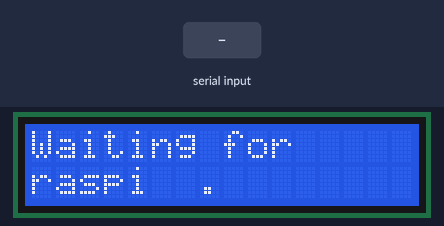
The sketch below on a simulated Arduino Uno, built with avr-gcc and run on an emulated ATmega328P. On the bench: 16×2 character LCD. Inputs (shaded band) come from the test bench. What the sketch prints to the serial monitor is not drawn.

Above: at 1.2 s.
1.3 s: "1" received over Serial
At 3.6 s:
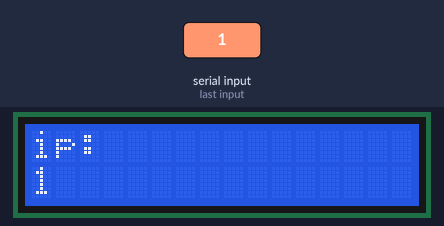
4.0 s: "0" received over Serial
At 5.7 s:
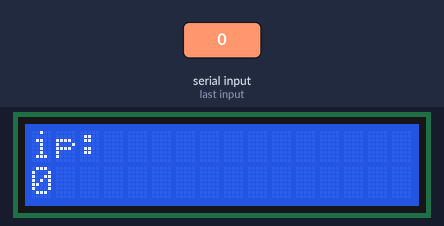
6.5 s: "2" received over Serial
At 8.9 s:
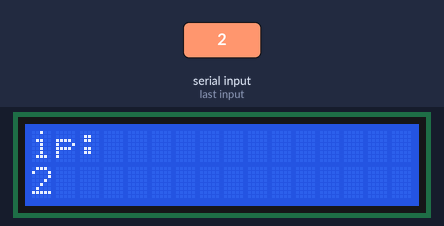
Timing chart, 0 to 10.4 s (numbered marks = the images above; inputs shaded):
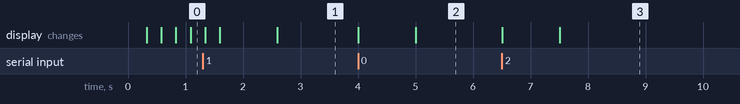

Measured:
- after the input at 1.3 s, the display: first differs from a run without the input after 0.30 s (image 1 shows a later state)
- after the input at 4.0 s, the display: first changes at once (image 2 shows a later state)
- after the input at 6.5 s, the display: first changes at once (image 3 shows a later state)

The sketch:

boot-ip.ino
```cpp
//import code to interface with the LCD
#include <LiquidCrystal.h>
#include <String.h>

//initialize LiquidCrustal with raspin numbers
LiquidCrystal lcd(12, 11, 5, 4, 3, 2);
boolean recieved;
void setup() {
  //start serial communications with computer
  Serial.begin(9600);
  //tell LiquidCrystal the size of the LCD
  lcd.begin(16, 2);
  //print loading message
  lcd.print("Waiting for");
  lcd.setCursor(0, 1);
  lcd.print("raspi.");
  recieved = false;
}

void loop() {
  //if the computer recoginized us, print the ip
  if (Serial.available() > 0) {
    recieved = true;
    Serial.print("connected");
    delay(1);
    lcd.clear();
    lcd.setCursor(0, 0);
    lcd.print("ip:");
    lcd.setCursor(0, 1);
    String ip = Serial.readString();
    Serial.println(ip);
    lcd.print(ip);
  }
  //otherwise, display loading animation
  else if(recieved == false){
    load();
  }
}

//loading animation
void load() {
  lcd.clear();
  lcd.print("Waiting for");
  lcd.setCursor(0, 1);
  lcd.print("raspi.");
  delay(250);
  lcd.clear();
  lcd.print("Waiting for");
  lcd.setCursor(0, 1);
  lcd.print("raspi..");
  delay(250);
  lcd.clear();
  lcd.print("Waiting for");
  lcd.setCursor(0, 1);
  lcd.print("raspi...");
  delay(250);
  lcd.clear();
  lcd.print("Waiting for");
  lcd.setCursor(0, 1);
  lcd.print("raspi ..");
  delay(250);
  lcd.clear();
  lcd.print("Waiting for");
  lcd.setCursor(0, 1);
  lcd.print("raspi  .");
  delay(250);
  lcd.clear();
  lcd.print("Waiting for");
  lcd.setCursor(0, 1);
  lcd.print("raspi   ");
  delay(250);
}
```
